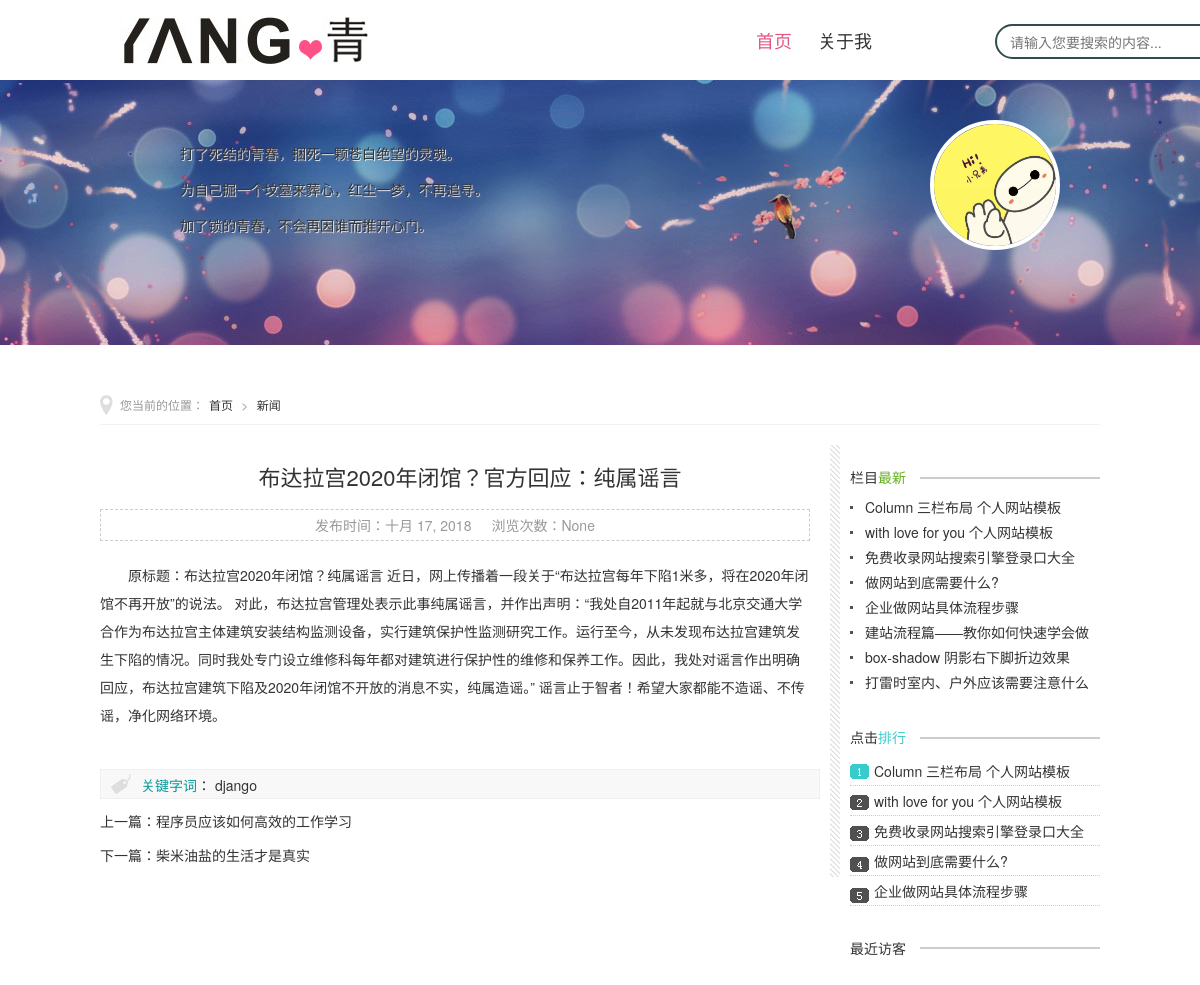
/detail/1/, run on an earlier commit of the app's database.
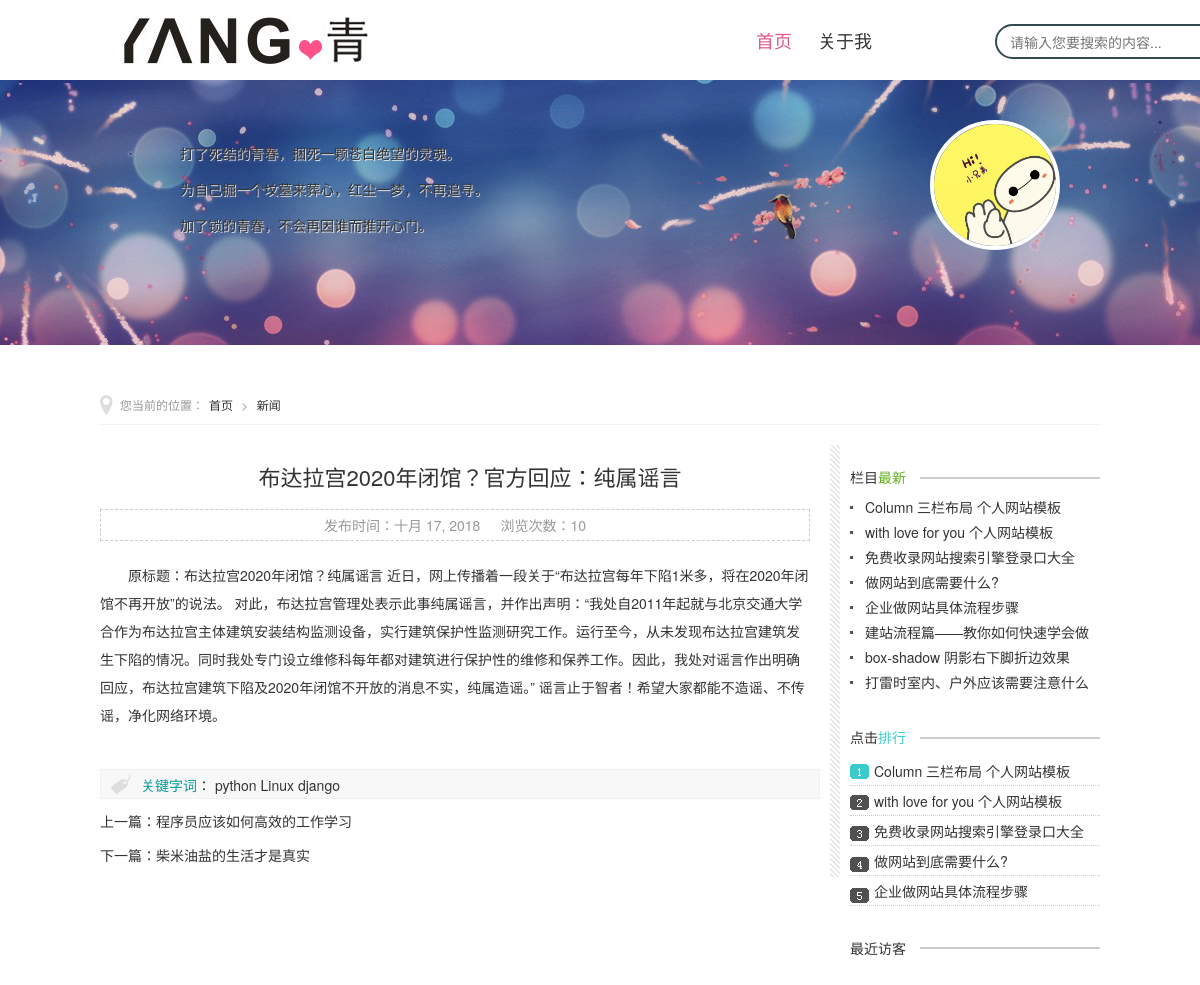
And on a later commit of the database.
### posts/models.py (models this page shows, shortened)
class Post(models.Model):
    title = models.CharField(verbose_name='标题', max_length=50)
    content = models.TextField(verbose_name='正文')
    created_time = models.DateField(verbose_name='创建时间', auto_now_add=True)
    active = models.BooleanField(verbose_name='是否激活', default=True)
    cover = models.ImageField(verbose_name='封面', default='default.jpg',
                              upload_to='avatar/%Y/%m/%d')
    view_nums = models.IntegerField(verbose_name='访问量', null=True, blank=True)
    comment = models.TextField(verbose_name='评论')
    labels = models.ManyToManyField('Labels',verbose_name='标签')
    category = models.ForeignKey('Category',verbose_name='类别')
    class Meta:
        verbose_name = '文章'
        verbose_name_plural = '文章'

class Labels(models.Model):
    name = models.CharField(verbose_name='标签', max_length=10)
    def __str__(self):
        return self.name
    class Meta:
        verbose_name = '标签'
        verbose_name_plural = '标签'

class Category(models.Model):
    name = models.CharField(verbose_name='类别', max_length=20)
    def __str__(self):
        return self.name
    class Meta:
        verbose_name = '分类'
        verbose_name_plural = '分类'

### posts/views.py (the view)
# urls.py: url(r'^detail/(?P<id>\d+)/$', detail, name='detail'),
def detail(request, id):
    post = Post.objects.get(id=id)
    posts, categories, last_posts, rank_posts = aside_data()
    try:
        prev = Post.objects.get(id=int(id) - 1)
    except ObjectDoesNotExist:
        prev = None
    try:
        next = Post.objects.get(id=int(id) + 1)
    except ObjectDoesNotExist:
        next = None
    return render(request, 'posts/detail.html', locals())

### posts/views.py (called while the page is built)
def aside_data():
    posts = Post.objects.filter(active=True)
    categories = Category.objects.all()
    last_posts = posts.order_by('-created_time')[:5]
    rank_posts = posts.order_by('-view_nums')[:5]
    return posts, categories, last_posts, rank_posts

### posts/templates/posts/detail.html (shortened to what this page needs)
{% extends 'base.html' %}
    {% block content %}
        <h1 class="t_nav"><span>您当前的位置：<a href="{% url 'posts:index' %}">首页</a>&nbsp;&gt;&nbsp;<a
                href="#">{{ post.category }}</a>&nbsp;</span></h1>
        <div class="index_about">
            <h2 class="c_titile">{{ post.title }}</h2>
            <p class="box_c"><span
                    class="d_time">发布时间：{{ post.created_time }}</span><span>浏览次数：{{ post.view_nums }}</span>
            </p>
            <ul class="infos">
                <p>{{ post.content }}</p>
            </ul>
            <div class="keybq">
                <p><span>关键字词</span>：
                    {% for lab in post.labels.all %}
                        <a href="#">{{ lab }}</a>
                    {% endfor %}
                </p>
            </div>
            <div class="nextinfo">
                <p>上一篇：<a href="/news/s/2013-09-04/606.html">程序员应该如何高效的工作学习</a></p>
                <p>下一篇：<a href="/news/s/2013-10-21/616.html">柴米油盐的生活才是真实</a></p>
            </div>
        </div>
    {% endblock %}
    {% block aside %}
        <aside class="right">
            <div class="news">
                <h3>
                    <p>栏目<span>最新</span></p>
                </h3>
                <ul class="rank">
                    <li><a href="/" title="Column 三栏布局 个人网站模板" target="_blank">Column 三栏布局 个人网站模板</a></li>
                    <li><a href="/" title="with love for you 个人网站模板" target="_blank">with love for you 个人网站模板</a></li>
                    <li><a href="/" title="免费收录网站搜索引擎登录口大全" target="_blank">免费收录网站搜索引擎登录口大全</a></li>
                    <li><a href="/" title="做网站到底需要什么?" target="_blank">做网站到底需要什么?</a></li>
                    <li><a href="/" title="企业做网站具体流程步骤" target="_blank">企业做网站具体流程步骤</a></li>
                    <li><a href="/" title="建站流程篇――教你如何快速学会做网站" target="_blank">建站流程篇――教你如何快速学会做网站</a></li>
                    <li><a href="/" title="box-shadow 阴影右下脚折边效果" target="_blank">box-shadow 阴影右下脚折边效果</a></li>
                    <li><a href="/" title="打雷时室内、户外应该需要注意什么" target="_blank">打雷时室内、户外应该需要注意什么</a></li>
                </ul>
                <h3 class="ph">
                    <p>点击<span>排行</span></p>
                </h3>
                <ul class="category">
                    <li><a href="/" title="Column 三栏布局 个人网站模板" target="_blank">Column 三栏布局 个人网站模板</a></li>
                    <li><a href="/" title="withlove for you 个人网站模板" target="_blank">with love for you 个人网站模板</a></li>
                    <li><a href="/" title="免费收录网站搜索引擎登录口大全" target="_blank">免费收录网站搜索引擎登录口大全</a></li>
                    <li><a href="/" title="做网站到底需要什么?" target="_blank">做网站到底需要什么?</a></li>
                    <li><a href="/" title="企业做网站具体流程步骤" target="_blank">企业做网站具体流程步骤</a></li>
                </ul>
            </div>
            <div class="visitors">
                <h3>
                    <p>最近访客</p>
                </h3>
            </div>
        </aside>
    {% endblock %}

What changed in the data, as far as the page shows it:
changed Post "布达拉宫2020年闭馆？官方回应：纯属谣言": view_nums "None" → "10"
now on this page (row unchanged): Labels: name "python"
now on this page (row unchanged): Labels: name "Linux"
